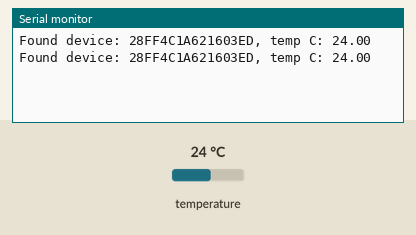
Recording of a program running on a simulated Arduino Uno, built with avr-gcc and run on an emulated ATmega328P. Parts: the last lines printed to the serial monitor. Inputs (shaded band) come from the test bench; at power-on: temperature 24 °C.

Above: at 7.3 s.
7.4 s: temperature set to 12 °C
At 13.7 s:
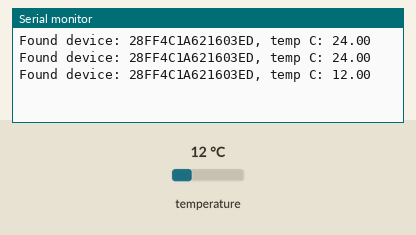
14.2 s: temperature set to 19 °C
At 19.0 s:
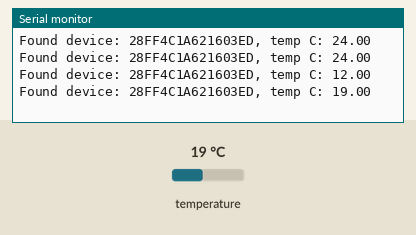
Timing chart, 0 to 20.5 s (numbered marks = the images above; inputs shaded):
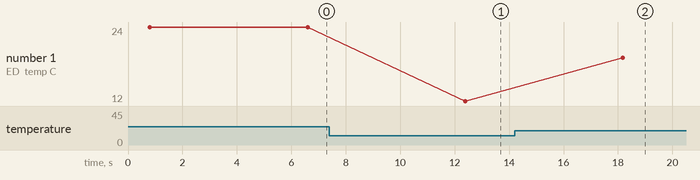

The program:

main.cpp
```cpp
// (licence header left out)
#include "Arduino.h"
#include <OneWire.h>
#include <DallasTemperature.h>

#define ONE_WIRE_BUS 2

OneWire oneWire(ONE_WIRE_BUS);
DallasTemperature sensors(&oneWire);

static void printAddress(DeviceAddress deviceAddress)
{
	for (uint8_t i = 0; i < 8; i++) {
		if (deviceAddress[i] < 16) Serial.print("0");
		Serial.print(deviceAddress[i], HEX);
	}
}

static void ow_temp_init(void)
{
	sensors.begin();
	sensors.setWaitForConversion(false);
}

struct ow_temp_device {
	DeviceAddress address;
};

#define OW_TEMP_DEVICE_MAX 16

struct ow_temp {
	bool read_in_progress;
	unsigned long last_read_millis;
	bool waiting_on_conversion;
	unsigned long start_conversion_millis;
	bool had_devices;
	int current_device;
	uint8_t device_count;
	struct ow_temp_device device[OW_TEMP_DEVICE_MAX];
};

static void ow_temp_scan(struct ow_temp *temp, unsigned int interval)
{
	unsigned long now = millis();
	DeviceAddress address;

	if (temp->last_read_millis &&
	    (now - temp->last_read_millis < interval))
		return;

	memset(temp, 0, sizeof(*temp));
	oneWire.reset_search();
	while (oneWire.search(address)) {
		if (OneWire::crc8(address, 7) != address[7] ||
		    temp->device_count == OW_TEMP_DEVICE_MAX)
			continue;
		memcpy(temp->device[temp->device_count++].address, address,
		       sizeof(address));
	}
	if (temp->device_count) {
		temp->read_in_progress = true;
		temp->had_devices = true;
	} else if (temp->had_devices) {
		ow_temp_init();
	}
}

static bool ow_temp_device_next(struct ow_temp *temp)
{
	unsigned long now = millis();

	temp->current_device++;
	if (temp->device_count == temp->current_device) {
		temp->read_in_progress = false;
		temp->last_read_millis = now;
		return false;
	}
	return true;
}

static void ow_temp_conversion_start(struct ow_temp *temp)
{
	while (!sensors.requestTemperaturesByAddress(temp->device[temp->current_device].address)) {
		if (!ow_temp_device_next(temp))
			return;
	}
	temp->waiting_on_conversion = true;
	temp->start_conversion_millis = millis();;
}

#define OW_TEMP_CONVERSION_TIMEOUT 950

static void ow_temp_conversion_wait_check(struct ow_temp *temp)
{
	unsigned long now = millis();
	float temp_value;

	if (!sensors.isConversionComplete()) {
		if (now - temp->start_conversion_millis > OW_TEMP_CONVERSION_TIMEOUT)
			goto next;
		return;
	}

	temp_value = sensors.getTempC(temp->device[temp->current_device].address);
	if (temp_value != DEVICE_DISCONNECTED_C) {
		Serial.print("Found device: ");
		printAddress(temp->device[temp->current_device].address);
		Serial.print(", temp C: ");
		Serial.println(temp_value);
	}

next:
	temp->waiting_on_conversion = false;
	ow_temp_device_next(temp);
}

static void ow_temp_process(struct ow_temp *temp, unsigned int interval)
{
	if (!temp->read_in_progress)
		ow_temp_scan(temp, interval);
	else {
		if (!temp->waiting_on_conversion)
			ow_temp_conversion_start(temp);
		else
			ow_temp_conversion_wait_check(temp);
	}
}

void setup()
{
	Serial.begin(9600);
	ow_temp_init();
}

#define OW_TEMP_READ_INTERVAL 5000

static struct ow_temp ow_temp;

void loop()
{
	ow_temp_process(&ow_temp, OW_TEMP_READ_INTERVAL);
}
```

Measured:
- after the input at 7.4 s, the serial monitor: prints a new line after 5.0 s (image 1)
- after the input at 14.2 s, the serial monitor: prints a new line after 4.0 s (image 2)
- plotted number 1: 24 → 12 after the input at 7.4 s, 12 → 19 after the input at 14.2 s
